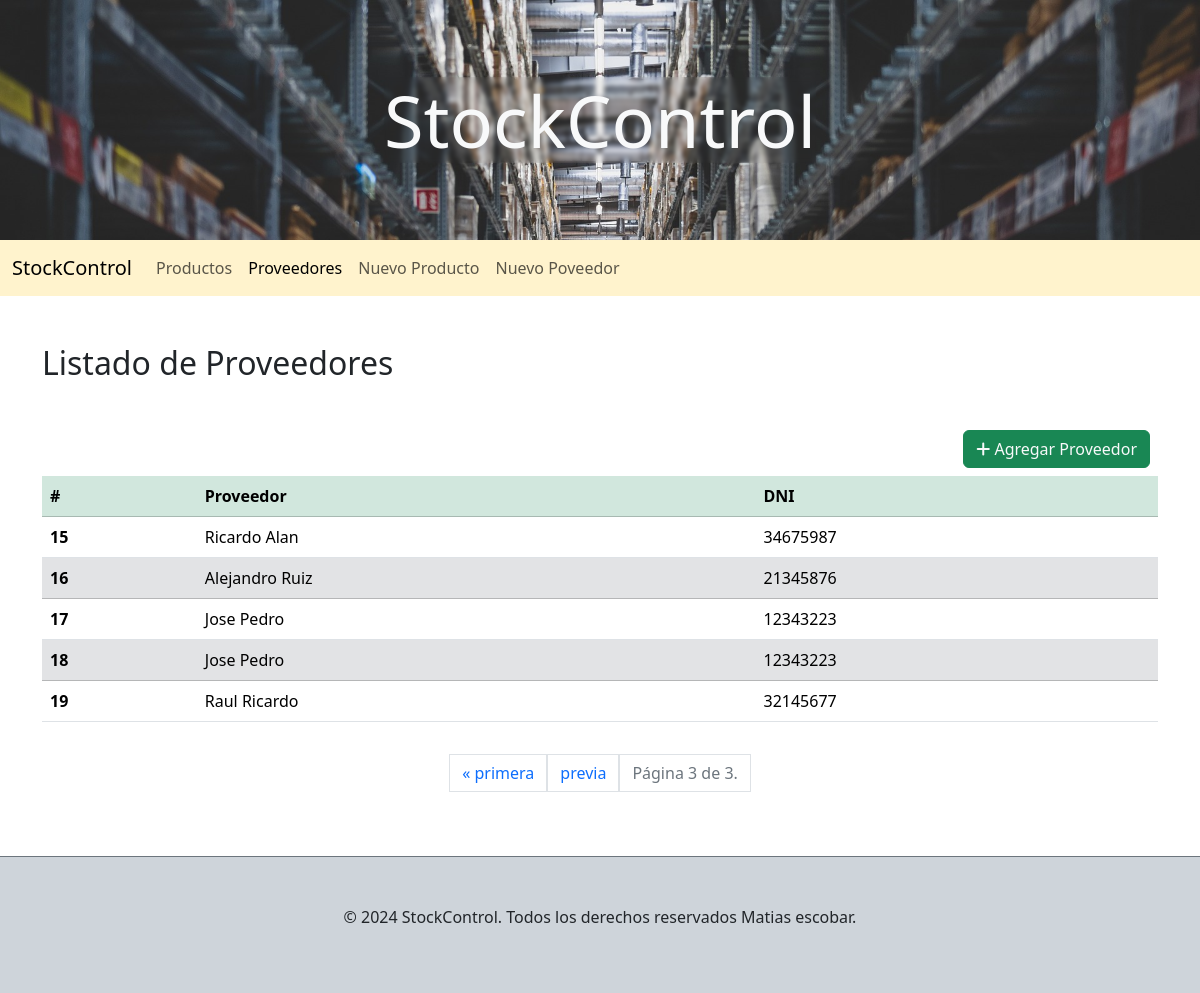
Page /proveedores/?page=3 on the earlier database version.
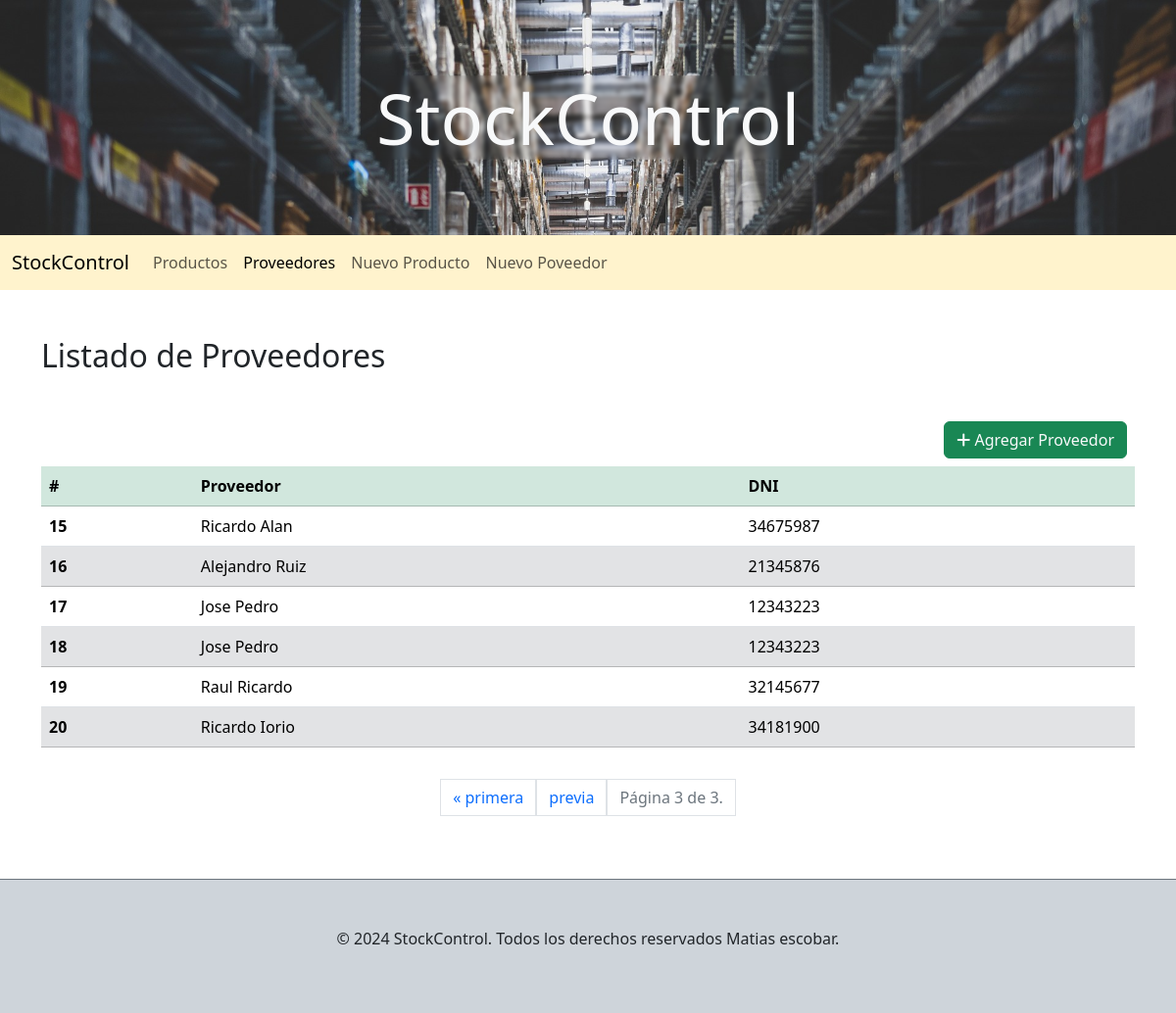
Same page on the later database version.
### compra/models.py (models this page shows, shortened)
class Proveedor(models.Model):
    nombre = models.CharField(max_length=100)
    apellido = models.CharField(max_length=100)
    dni = models.IntegerField()
    class Meta:
        ordering = ['id']

### compra/views.py (the view)
# urls.py: path('proveedores/', proveedores, name='proveedores'),
def proveedores(request):
    proveedores = Proveedor.objects.all()
    paginacion = Paginator(proveedores, 7)
    page_number = request.GET.get("page")
    page_obj = paginacion.get_page(page_number)
    return render(request, 'compra/proveedores.html', {'page_obj': page_obj})

### compra/templates/compra/proveedores.html (shortened to what this page needs)
{% extends 'base/base.html'%}
{% block content %}
<main class="container">
     <section class="mb-5 mt-5">
        <h2 class="mb-5">Listado de Proveedores</h2>
        {% if not page_obj%}
            <p class="text-center fw-bold mb-5 p-5">No hay proveedores que mostrar!!!...</p>
        {%else%}
         <div class="d-flex justify-content-end">
            <a class="text-light mb-2 btn btn-success me-2" href="{% url 'compra:alta_proveedor' %}"><i class="fa-solid fa-plus"></i> Agregar Proveedor</a>
        </div>
        <div>
            <table class="table">
              <thead class="table-success">
                <tr>
                  <th scope="col">#</th>
                  <th scope="col">Proveedor</th>
                  <th scope="col">DNI</th>
                </tr>
              </thead>
              <tbody>
                {% for proveedor in page_obj %}
                <tr class="{% if forloop.counter|divisibleby:2 %} table-secondary {% endif %}">
                  <th scope="row">{{proveedor.id}}</th>
                  <td>{{proveedor.nombre}} {{proveedor.apellido}}</td>
                  <td>{{proveedor.dni}}</td>
                </tr>
                {% endfor %}
              </tbody>
            </table>
        </div>
            <div class="p-3 d-flex justify-content-center">
                <span class="pagination step-links">
                    {% if page_obj.has_previous %}
                        <a class="page-link" href="?page=1">&laquo; primera</a>
                        <a class="page-link" href="?page={{ page_obj.previous_page_number }}">previa</a>
                    {% endif %}
                    <span class="text-secondary page-link current">
                        Página {{ page_obj.number }} de {{ page_obj.paginator.num_pages }}.
                    </span>
                </span>
            </div>
        {% endif %}
    </section>
</main>
{% endblock %}

Differences in the rows shown:
added Proveedor: id "20", nombre "Ricardo", apellido "Iorio", dni "34181900"
